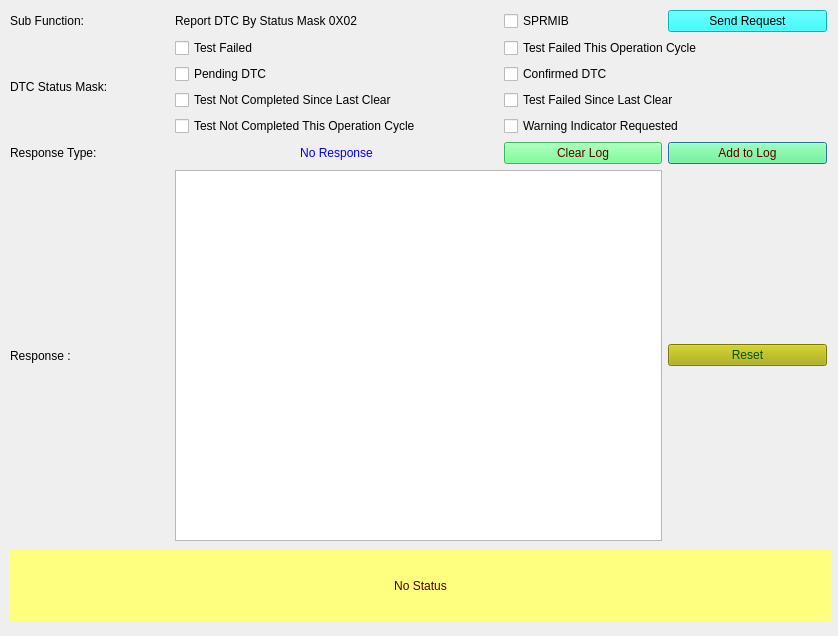
<?xml version="1.0" encoding="UTF-8"?>
<ui version="4.0">
 <class>Form_SID_19_02</class>
 <widget class="QDialog" name="Form_SID_19_02">
  <property name="geometry">
   <rect>
    <x>0</x>
    <y>0</y>
    <width>838</width>
    <height>636</height>
   </rect>
  </property>
  <property name="windowTitle">
   <string>Report DTC By Status Mask 0X02 </string>
  </property>
  <widget class="QLabel" name="label_status">
   <property name="geometry">
    <rect>
     <x>10</x>
     <y>550</y>
     <width>821</width>
     <height>71</height>
    </rect>
   </property>
   <property name="styleSheet">
    <string notr="true">background-color: rgb(255, 255, 127);
color: rgb(85, 0, 0);
border-color: rgb(0, 0, 255);</string>
   </property>
   <property name="text">
    <string>No Status</string>
   </property>
   <property name="alignment">
    <set>Qt::AlignCenter</set>
   </property>
   <property name="wordWrap">
    <bool>true</bool>
   </property>
  </widget>
  <widget class="QWidget" name="layoutWidget">
   <property name="geometry">
    <rect>
     <x>10</x>
     <y>10</y>
     <width>817</width>
     <height>531</height>
    </rect>
   </property>
   <layout class="QGridLayout" name="gridLayout_2">
    <property name="sizeConstraint">
     <enum>QLayout::SetNoConstraint</enum>
    </property>
    <item row="8" column="1" colspan="3">
     <widget class="QTextBrowser" name="textBrowser_Resp"/>
    </item>
    <item row="5" column="4">
     <widget class="QPushButton" name="pushButton_appendLog">
      <property name="styleSheet">
       <string notr="true">background-color: rgb(85, 255, 127);
color: rgb(85, 0, 0);</string>
      </property>
      <property name="text">
       <string>Add to Log</string>
      </property>
     </widget>
    </item>
    <item row="5" column="3">
     <widget class="QPushButton" name="pushButton_clearLog">
      <property name="styleSheet">
       <string notr="true">background-color: rgb(85, 255, 127);
color: rgb(85, 0, 0);</string>
      </property>
      <property name="text">
       <string>Clear Log</string>
      </property>
     </widget>
    </item>
    <item row="8" column="0">
     <widget class="QLabel" name="label_4">
      <property name="text">
       <string>Response : </string>
      </property>
     </widget>
    </item>
    <item row="8" column="4">
     <widget class="QPushButton" name="pushButton_reset">
      <property name="styleSheet">
       <string notr="true">background-color: rgb(170, 170, 0);
font: 75 8pt &quot;MS Shell Dlg 2&quot;;
color: rgb(0, 85, 0);</string>
      </property>
      <property name="text">
       <string>Reset</string>
      </property>
     </widget>
    </item>
    <item row="5" column="0">
     <widget class="QLabel" name="label_5">
      <property name="text">
       <string>Response Type: </string>
      </property>
     </widget>
    </item>
    <item row="0" column="0">
     <widget class="QLabel" name="label_subFunction">
      <property name="text">
       <string>Sub Function:</string>
      </property>
     </widget>
    </item>
    <item row="1" column="1" colspan="4">
     <layout class="QHBoxLayout" name="horizontalLayout">
      <item>
       <widget class="QCheckBox" name="checkBox_statusMask_bit0">
        <property name="toolTip">
         <string>&lt;html&gt;&lt;head/&gt;&lt;body&gt;&lt;p&gt;&lt;span style=&quot; font-family:'ui-sans-serif','-apple-system','system-ui','Segoe UI','Helvetica','Apple Color Emoji','Arial','sans-serif','Segoe UI Emoji','Segoe UI Symbol'; font-size:16px; color:#0d0d0d; background-color:#ffffff;&quot;&gt;Selecting this indicates the &lt;/span&gt;&lt;span style=&quot; font-family:'ui-sans-serif','-apple-system','system-ui','Segoe UI','Helvetica','Apple Color Emoji','Arial','sans-serif','Segoe UI Emoji','Segoe UI Symbol'; font-size:16px; font-weight:600; color:#0d0d0d; background-color:#ffffff;&quot;&gt;DTC test &lt;/span&gt;&lt;span style=&quot; font-family:'ui-sans-serif','-apple-system','system-ui','Segoe UI','Helvetica','Apple Color Emoji','Arial','sans-serif','Segoe UI Emoji','Segoe UI Symbol'; font-size:16px; color:#0d0d0d; background-color:#ffffff;&quot;&gt;has &lt;/span&gt;&lt;span style=&quot; font-family:'ui-sans-serif','-apple-system','system-ui','Segoe UI','Helvetica','Apple Color Emoji','Arial','sans-serif','Segoe UI Emoji','Segoe UI Symbol'; font-size:16px; font-weight:600; color:#0d0d0d; background-color:#ffffff;&quot;&gt;matured as a failure&lt;/span&gt;&lt;span style=&quot; font-family:'ui-sans-serif','-apple-system','system-ui','Segoe UI','Helvetica','Apple Color Emoji','Arial','sans-serif','Segoe UI Emoji','Segoe UI Symbol'; font-size:16px; color:#0d0d0d; background-color:#ffffff;&quot;&gt;, confirming the fault as present.&lt;/span&gt;&lt;/p&gt;&lt;/body&gt;&lt;/html&gt;</string>
        </property>
        <property name="text">
         <string>Test Failed</string>
        </property>
       </widget>
      </item>
      <item>
       <widget class="QCheckBox" name="checkBox_statusMask_bit1">
        <property name="toolTip">
         <string>&lt;html&gt;&lt;head/&gt;&lt;body&gt;&lt;p&gt;&lt;span style=&quot; font-family:'ui-sans-serif','-apple-system','system-ui','Segoe UI','Helvetica','Apple Color Emoji','Arial','sans-serif','Segoe UI Emoji','Segoe UI Symbol'; font-size:16px; color:#0d0d0d; background-color:#ffffff;&quot;&gt;Selecting this indicates the &lt;/span&gt;&lt;span style=&quot; font-family:'ui-sans-serif','-apple-system','system-ui','Segoe UI','Helvetica','Apple Color Emoji','Arial','sans-serif','Segoe UI Emoji','Segoe UI Symbol'; font-size:16px; font-weight:600; font-style:italic; color:#0d0d0d; background-color:#ffffff;&quot;&gt;DTC test failed  &lt;/span&gt;&lt;span style=&quot; font-family:'ui-sans-serif','-apple-system','system-ui','Segoe UI','Helvetica','Apple Color Emoji','Arial','sans-serif','Segoe UI Emoji','Segoe UI Symbol'; font-size:16px; color:#0d0d0d; background-color:#ffffff;&quot;&gt;during the &lt;/span&gt;&lt;span style=&quot; font-family:'ui-sans-serif','-apple-system','system-ui','Segoe UI','Helvetica','Apple Color Emoji','Arial','sans-serif','Segoe UI Emoji','Segoe UI Symbol'; font-size:16px; font-weight:600; color:#0d0d0d; background-color:#ffffff;&quot;&gt;current operation cycle&lt;/span&gt;&lt;span style=&quot; font-family:'ui-sans-serif','-apple-system','system-ui','Segoe UI','Helvetica','Apple Color Emoji','Arial','sans-serif','Segoe UI Emoji','Segoe UI Symbol'; font-size:16px; color:#0d0d0d; background-color:#ffffff;&quot;&gt;.&lt;/span&gt;&lt;/p&gt;&lt;/body&gt;&lt;/html&gt;</string>
        </property>
        <property name="text">
         <string>Test Failed This Operation Cycle</string>
        </property>
       </widget>
      </item>
     </layout>
    </item>
    <item row="2" column="1" colspan="4">
     <layout class="QHBoxLayout" name="horizontalLayout_3">
      <item>
       <widget class="QCheckBox" name="checkBox_statusMask_bit2">
        <property name="toolTip">
         <string>&lt;html&gt;&lt;head/&gt;&lt;body&gt;&lt;p&gt;&lt;span style=&quot; font-family:'ui-sans-serif','-apple-system','system-ui','Segoe UI','Helvetica','Apple Color Emoji','Arial','sans-serif','Segoe UI Emoji','Segoe UI Symbol'; font-size:16px; color:#0d0d0d; background-color:#ffffff;&quot;&gt;Selecting this indicates the DTC has failed in the current or previous operation cycle and is &lt;/span&gt;&lt;span style=&quot; font-family:'ui-sans-serif','-apple-system','system-ui','Segoe UI','Helvetica','Apple Color Emoji','Arial','sans-serif','Segoe UI Emoji','Segoe UI Symbol'; font-size:16px; font-weight:600; font-style:italic; color:#0d0d0d; background-color:#ffffff;&quot;&gt;pending  .&lt;/span&gt;&lt;/p&gt;&lt;/body&gt;&lt;/html&gt;</string>
        </property>
        <property name="text">
         <string>Pending DTC</string>
        </property>
       </widget>
      </item>
      <item>
       <widget class="QCheckBox" name="checkBox_statusMask_bit3">
        <property name="toolTip">
         <string>&lt;html&gt;&lt;head/&gt;&lt;body&gt;&lt;p align=&quot;justify&quot;&gt;&lt;span style=&quot; font-family:'ui-sans-serif','-apple-system','system-ui','Segoe UI','Helvetica','Apple Color Emoji','Arial','sans-serif','Segoe UI Emoji','Segoe UI Symbol'; font-size:16px; color:#0d0d0d; background-color:#ffffff;&quot;&gt;Selecting this indicates that the fault has been continuously active for a specific monitoring routine and is matured enough in the current operation cycle so that it can be said confirmed. &lt;/span&gt;&lt;/p&gt;&lt;/body&gt;&lt;/html&gt;</string>
        </property>
        <property name="text">
         <string>Confirmed DTC</string>
        </property>
       </widget>
      </item>
     </layout>
    </item>
    <item row="3" column="1" colspan="4">
     <layout class="QHBoxLayout" name="horizontalLayout_4">
      <item>
       <widget class="QCheckBox" name="checkBox_statusMask_bit4">
        <property name="toolTip">
         <string>&lt;html&gt;&lt;head/&gt;&lt;body&gt;&lt;p&gt;&lt;span style=&quot; font-family:'ui-sans-serif','-apple-system','system-ui','Segoe UI','Helvetica','Apple Color Emoji','Arial','sans-serif','Segoe UI Emoji','Segoe UI Symbol'; font-size:16px; color:#0d0d0d; background-color:#ffffff;&quot;&gt;Selecting this indicates the DTC test has&lt;/span&gt;&lt;span style=&quot; font-family:'ui-sans-serif','-apple-system','system-ui','Segoe UI','Helvetica','Apple Color Emoji','Arial','sans-serif','Segoe UI Emoji','Segoe UI Symbol'; font-size:16px; font-style:italic; color:#0d0d0d; background-color:#ffffff;&quot;/&gt;&lt;span style=&quot; font-family:'ui-sans-serif','-apple-system','system-ui','Segoe UI','Helvetica','Apple Color Emoji','Arial','sans-serif','Segoe UI Emoji','Segoe UI Symbol'; font-size:16px; font-weight:600; font-style:italic; color:#0d0d0d; background-color:#ffffff;&quot;&gt;not completed &lt;/span&gt;&lt;span style=&quot; font-family:'ui-sans-serif','-apple-system','system-ui','Segoe UI','Helvetica','Apple Color Emoji','Arial','sans-serif','Segoe UI Emoji','Segoe UI Symbol'; font-size:16px; font-style:italic; color:#0d0d0d; background-color:#ffffff;&quot;&gt;since the last DTC code clear&lt;/span&gt;&lt;span style=&quot; font-family:'ui-sans-serif','-apple-system','system-ui','Segoe UI','Helvetica','Apple Color Emoji','Arial','sans-serif','Segoe UI Emoji','Segoe UI Symbol'; font-size:16px; color:#0d0d0d; background-color:#ffffff;&quot;&gt;.&lt;/span&gt;&lt;/p&gt;&lt;/body&gt;&lt;/html&gt;</string>
        </property>
        <property name="text">
         <string>Test Not Completed Since Last Clear</string>
        </property>
       </widget>
      </item>
      <item>
       <widget class="QCheckBox" name="checkBox_statusMask_bit5">
        <property name="toolTip">
         <string>&lt;html&gt;&lt;head/&gt;&lt;body&gt;&lt;p&gt;&lt;span style=&quot; font-family:'ui-sans-serif','-apple-system','system-ui','Segoe UI','Helvetica','Apple Color Emoji','Arial','sans-serif','Segoe UI Emoji','Segoe UI Symbol'; font-size:16px; color:#0d0d0d; background-color:#ffffff;&quot;&gt;Selecting this indicates the DTC test&lt;/span&gt;&lt;span style=&quot; font-family:'ui-sans-serif','-apple-system','system-ui','Segoe UI','Helvetica','Apple Color Emoji','Arial','sans-serif','Segoe UI Emoji','Segoe UI Symbol'; font-size:16px; font-style:italic; color:#0d0d0d; background-color:#ffffff;&quot;&gt; has &lt;/span&gt;&lt;span style=&quot; font-family:'ui-sans-serif','-apple-system','system-ui','Segoe UI','Helvetica','Apple Color Emoji','Arial','sans-serif','Segoe UI Emoji','Segoe UI Symbol'; font-size:16px; font-weight:600; font-style:italic; color:#0d0d0d; background-color:#ffffff;&quot;&gt;failed &lt;/span&gt;&lt;span style=&quot; font-family:'ui-sans-serif','-apple-system','system-ui','Segoe UI','Helvetica','Apple Color Emoji','Arial','sans-serif','Segoe UI Emoji','Segoe UI Symbol'; font-size:16px; font-style:italic; color:#0d0d0d; background-color:#ffffff;&quot;&gt;at least once since the last code clear.&lt;/span&gt;&lt;/p&gt;&lt;/body&gt;&lt;/html&gt;</string>
        </property>
        <property name="text">
         <string>Test Failed Since Last Clear</string>
        </property>
       </widget>
      </item>
     </layout>
    </item>
    <item row="4" column="1" colspan="4">
     <layout class="QHBoxLayout" name="horizontalLayout_5">
      <item>
       <widget class="QCheckBox" name="checkBox_statusMask_bit6">
        <property name="toolTip">
         <string>&lt;html&gt;&lt;head/&gt;&lt;body&gt;&lt;p&gt;&lt;span style=&quot; font-family:'ui-sans-serif','-apple-system','system-ui','Segoe UI','Helvetica','Apple Color Emoji','Arial','sans-serif','Segoe UI Emoji','Segoe UI Symbol'; font-size:16px; color:#0d0d0d; background-color:#ffffff;&quot;&gt;Selecting this indicates the DTC test has &lt;/span&gt;&lt;span style=&quot; font-family:'ui-sans-serif','-apple-system','system-ui','Segoe UI','Helvetica','Apple Color Emoji','Arial','sans-serif','Segoe UI Emoji','Segoe UI Symbol'; font-size:16px; font-weight:600; font-style:italic; color:#0d0d0d; background-color:#ffffff;&quot;&gt;not completed &lt;/span&gt;&lt;span style=&quot; font-family:'ui-sans-serif','-apple-system','system-ui','Segoe UI','Helvetica','Apple Color Emoji','Arial','sans-serif','Segoe UI Emoji','Segoe UI Symbol'; font-size:16px; font-style:italic; color:#0d0d0d; background-color:#ffffff;&quot;&gt;during this  current operation cycle.&lt;/span&gt;&lt;/p&gt;&lt;/body&gt;&lt;/html&gt;</string>
        </property>
        <property name="text">
         <string>Test Not Completed This Operation Cycle</string>
        </property>
       </widget>
      </item>
      <item>
       <widget class="QCheckBox" name="checkBox_statusMask_bit7">
        <property name="toolTip">
         <string>&lt;html&gt;&lt;head/&gt;&lt;body&gt;&lt;p&gt;&lt;span style=&quot; font-family:'ui-sans-serif','-apple-system','system-ui','Segoe UI','Helvetica','Apple Color Emoji','Arial','sans-serif','Segoe UI Emoji','Segoe UI Symbol'; font-size:16px; color:#0d0d0d; background-color:#ffffff;&quot;&gt;Selecting this indicates that the server is requesting the &lt;/span&gt;&lt;span style=&quot; font-family:'ui-sans-serif','-apple-system','system-ui','Segoe UI','Helvetica','Apple Color Emoji','Arial','sans-serif','Segoe UI Emoji','Segoe UI Symbol'; font-size:16px; font-weight:600; font-style:italic; color:#0d0d0d; background-color:#ffffff;&quot;&gt;warning indicator &lt;/span&gt;&lt;span style=&quot; font-family:'ui-sans-serif','-apple-system','system-ui','Segoe UI','Helvetica','Apple Color Emoji','Arial','sans-serif','Segoe UI Emoji','Segoe UI Symbol'; font-size:16px; font-style:italic; color:#0d0d0d; background-color:#ffffff;&quot;&gt; to be active.&lt;/span&gt;&lt;/p&gt;&lt;/body&gt;&lt;/html&gt;</string>
        </property>
        <property name="text">
         <string>Warning Indicator Requested</string>
        </property>
       </widget>
      </item>
     </layout>
    </item>
    <item row="5" column="1" colspan="2">
     <widget class="QLabel" name="label_ResType">
      <property name="autoFillBackground">
       <bool>false</bool>
      </property>
      <property name="styleSheet">
       <string notr="true">color: rgb(0, 0, 255);</string>
      </property>
      <property name="text">
       <string>No Response</string>
      </property>
      <property name="alignment">
       <set>Qt::AlignCenter</set>
      </property>
     </widget>
    </item>
    <item row="0" column="4">
     <widget class="QPushButton" name="pushButton_Send19_02Req">
      <property name="toolTip">
       <string>&lt;html&gt;&lt;head/&gt;&lt;body&gt;&lt;p&gt;Sends the 19 service subfunction 02 request to ECU&lt;/p&gt;&lt;/body&gt;&lt;/html&gt;</string>
      </property>
      <property name="styleSheet">
       <string notr="true">background-color: rgb(0, 255, 255);
border-color: rgb(0, 0, 0);
color: rgb(0, 0, 0);</string>
      </property>
      <property name="text">
       <string>Send Request</string>
      </property>
     </widget>
    </item>
    <item row="0" column="3">
     <widget class="QCheckBox" name="checkBox_suppressposmsg">
      <property name="toolTip">
       <string>If selected then Suppress Positive Response Message Indication bit will be set in Subfunction</string>
      </property>
      <property name="text">
       <string>SPRMIB</string>
      </property>
     </widget>
    </item>
    <item row="0" column="1" colspan="2">
     <widget class="QLabel" name="subFunction_Name">
      <property name="text">
       <string>Report DTC By Status Mask 0X02 </string>
      </property>
     </widget>
    </item>
    <item row="1" column="0" rowspan="4">
     <widget class="QLabel" name="DTCStatusMask_label">
      <property name="text">
       <string>DTC Status Mask:</string>
      </property>
     </widget>
    </item>
   </layout>
  </widget>
 </widget>
 <resources/>
 <connections/>
</ui>
